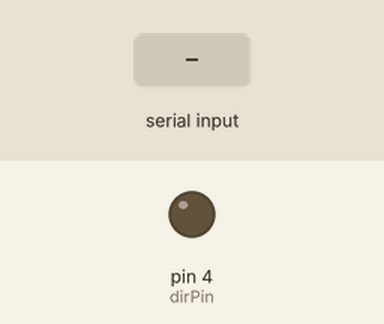
Bench run of a sketch on a simulated Arduino Uno, built with avr-gcc and run on an emulated ATmega328P. Parts: output pins drawn as LEDs (lit = HIGH). The inputs (shaded band) are chosen by the test bench. What the sketch prints to the serial monitor is not drawn.

Above: at 1.2 s.
1.3 s: "1" received over Serial
At 2.0 s:
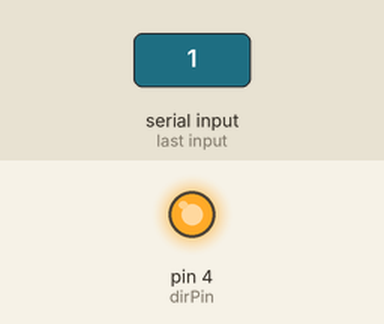
2.8 s: "2" received over Serial
At 3.2 s:
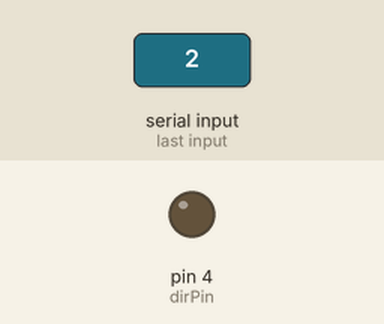
Timing chart, 0 to 5.8 s (numbered marks = the images above; inputs shaded):
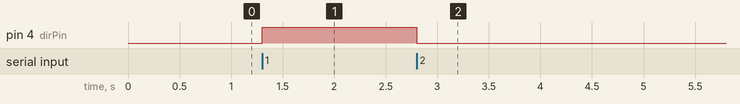

Measured:
- after the input at 1.3 s, pin 4 (dirPin): LOW → HIGH at once
- after the input at 2.8 s, pin 4 (dirPin): HIGH → LOW at once

The sketch:

LA_Arduino_test_2_improved.ino
```cpp
const int stepPin = 311;
const int dirPin = 4;

bool moveForward = false;
bool moveBackward = false;

void setup() {
  pinMode(stepPin, OUTPUT);
  pinMode(dirPin, OUTPUT);
  Serial.begin(9600);

  Serial.println("Send:");
  Serial.println("'1' → Forward");
  Serial.println("'2' → Backward");
  Serial.println("'0' → Stop");
}

void loop() {

  // Read serial command
  if (Serial.available() > 0) {
    char cmd = Serial.read();

    if (cmd == '1') {
      Serial.println("Forward");
      moveForward = true;
      moveBackward = false;
      digitalWrite(dirPin, HIGH);
    }
    else if (cmd == '2') {
      Serial.println("Backward");
      moveForward = false;
      moveBackward = true;
      digitalWrite(dirPin, LOW);
    }
    else if (cmd == '0') {
      Serial.println("Stop");
      moveForward = false;
      moveBackward = false;
    }
  }

  // Continuous stepping
  if (moveForward || moveBackward) {
    digitalWrite(stepPin, HIGH);
    delayMicroseconds(500);
    digitalWrite(stepPin, LOW);
    delayMicroseconds(500);
  }
}
```
